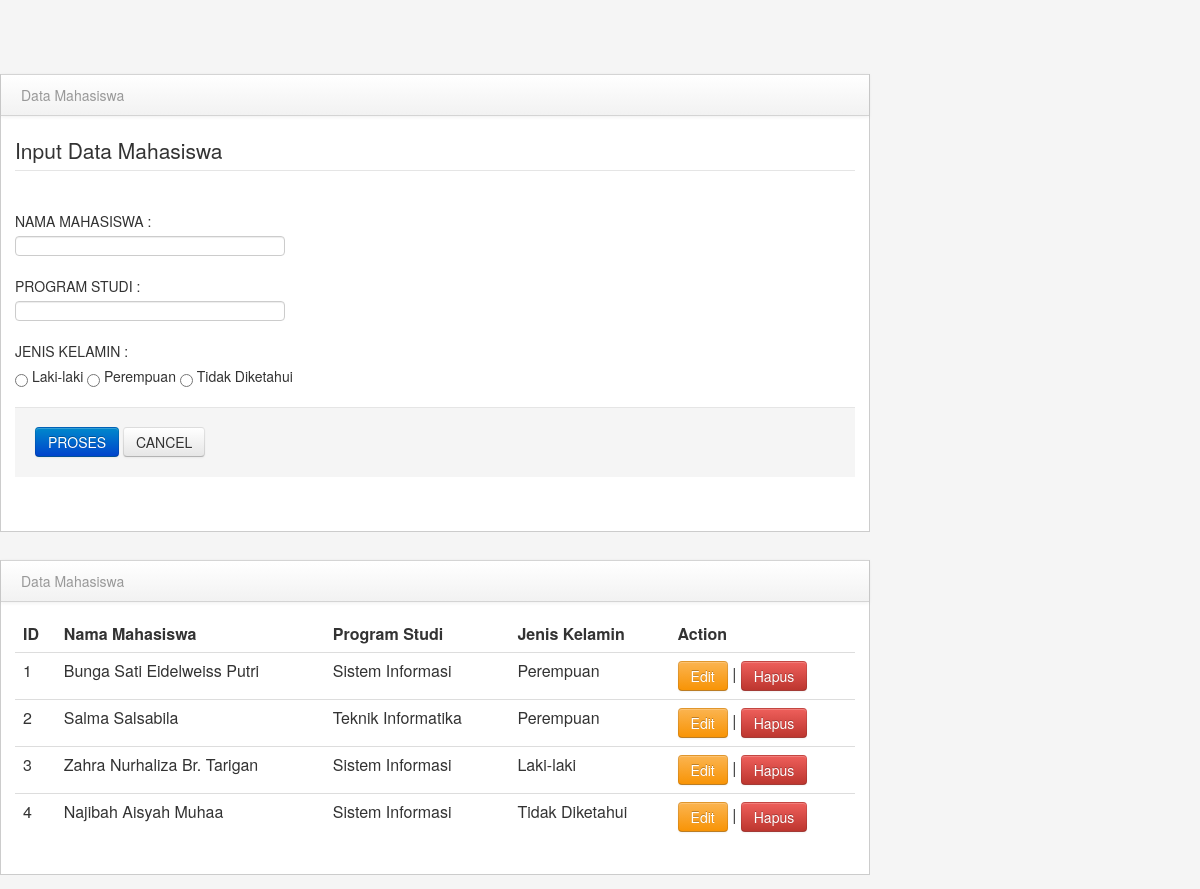
Screenshot of /pertemuan_12.php with the database file from the repository.
### tables this page shows
CREATE TABLE `mahasiswa` (
  `id` int(8) NOT NULL,
  `nama_mahasiswa` varchar(255) NOT NULL,
  `prodi` varchar(255) NOT NULL,
  `jenis_kelamin` varchar(255) NOT NULL
);

### tampilkan_data.php (called while the page is built)
<?php
    include "koneksi.php";
    $proses = mysqli_query($koneksi,"SELECT * FROM mahasiswa")
    or die (mysqli_error($koneksi));
?>

### pertemuan_12.php (the view, shortened to what this page needs)
<?php
    include "tampilkan_data.php";
    include "edit_data.php";
    $data_edit = mysqli_fetch_assoc($proses_ambil);
?>
<html>
        <link href="library/bootstrap/css/bootstrap.min.css" rel="stylesheet" media="screen">
        <link href="library/bootstrap/css/bootstrap-responsive.min.css" rel="stylesheet" media="screen">
        <link href="library/assets/styles.css" rel="stylesheet" media="screen">
    <body>
        <div class="span9" id="content">
            <div class="row-fluid">
                <div class="block">
                    <div class="navbar navbar-inner block-header">
                        <div class="muted pull-left">Data Mahasiswa</div>
                    </div>
                    <div class="block-content collapse in">
                        <div class="span12">
                            <?php
                                if (isset($_GET['id']) && $_GET['id'] != ''){
                            ?>
                                <form action="edit_data.php?id=<?php echo $data_edit['id'] ?>&proses=1" method="POST">
                            <?php
                                }else {
                            ?>
                                <form action="proses_pertemuan_12.php" method="POST">
                            <?php
                                }
                            ?>
                              <fieldset>
                                <legend>Input Data Mahasiswa</legend>
                                <div class="control-group">
                                    <label class="control-label" for="nama">NAMA MAHASISWA : </label>
                                    <div class="controls">
                                        <input type="text" class="input-xlarge focused" id="nama" name="nama"
                                        value="<?php if (isset($data_edit['nama_mahasiswa']) && $data_edit['nama_mahasiswa'] != "") echo $data_edit['nama_mahasiswa']; ?>">
                                    </div>
                                </div>
                                <div class="control-group">
                                    <label class="control-label" for="prodi ">PROGRAM STUDI : </label>
                                    <div class="controls">
                                        <input type="text" class="input-xlarge focused" id="prodi" name="prodi"
                                        value="<?php if (isset($data_edit['prodi']) && $data_edit['prodi'] != "") echo $data_edit['prodi'];?>">
                                    </div>
                                </div>
                                <div class="control-group">
                                    <form action="<?php echo $_SERVER["PHP_SELF"];?>" method="post">
                                        <label class="control-label" for="jenis_kelamin">JENIS KELAMIN : </label>
                                        <div class="controls">
                                            <input type="radio" name="jenis_kelamin" value="Laki-laki"> Laki-laki
                                            <input type="radio" name="jenis_kelamin" value="Perempuan"> Perempuan
                                            <input type="radio" name="jenis_kelamin" value="Tidak Diketahui"> Tidak Diketahui
                                        </div>
                                    </form>
                                </div>
                                <div class="form-actions">
                                    <button type="submit" class="btn btn-primary">PROSES</button>
                                    <button type="reset" class="btn">CANCEL</button>
                                </div>
                            </form>
                        </div>
                    </div>
                </div>
            </div>
            <div class="row-fluid">
                <div class="block">
                    <div class="navbar navbar-inner block-header">
                        <div class="muted pull-left">Data Mahasiswa</div>
                    </div>
                    <div class="block-content collapse in">
                        <div class="span12">
  							<table class="table">
						        <thead>
						        <tr>
						            <th>ID</th>
						            <th>Nama Mahasiswa</th>
						            <th>Program Studi</th>
                                    <th>Jenis Kelamin</th>
						            <th>Action</th>
						        </tr>
						        </thead>
						        <tbody>
                                <?php
                                    while($data = mysqli_fetch_assoc($proses)) {
                                ?>
						        <tr>
						            <td><?php echo $data['id'] ?></td>
						            <td><?php echo $data['nama_mahasiswa'] ?></td>
						            <td><?php echo $data['prodi'] ?></td>
                                    <td><?php echo $data['jenis_kelamin'] ?></td>
						            <td>
                                        <a class="btn btn-warning" href="pertemuan_12.php?id=<?php echo $data['id']; ?>"> Edit </a>
                                        |
                                        <a class="btn btn-danger" href="hapus_data.php?id=<?php echo $data['id']; ?>"> Hapus </a>
                                    </td>
						        </tr>
                                <?php
                                    }
                                ?>
						        </tbody>
						    </table>
                        </div>
                    </div>
                </div>
            </div>
        </div>
    </body>
</html>

### library/assets/styles.css (style rules this page uses)
body { padding-top: 0; padding-bottom: 40px; background-color: #f5f5f5; }
@media (min-width: 979px) { body { padding-top: 60px; } }
#content { margin-left:0px; }
.block { border: 1px solid #ccc; background: white; margin: 1em 0em; border-top: none; }
.block-content { margin: 1em; min-height: .25em; }
.block-header { margin-bottom: 0px; border-right: none; border-left: none; -webkit-border-radius: 0px; -moz-border-radius: 0px; border-radius: 0px; }
.block-header div { padding-top: 10px; }

### rows the page displays
mahasiswa: id "1", nama_mahasiswa "Bunga Sati Eidelweiss Putri", prodi "Sistem Informasi", jenis_kelamin "Perempuan"
mahasiswa: id "2", nama_mahasiswa "Salma Salsabila", prodi "Teknik Informatika", jenis_kelamin "Perempuan"
mahasiswa: id "3", nama_mahasiswa "Zahra Nurhaliza Br. Tarigan", prodi "Sistem Informasi", jenis_kelamin "Laki-laki"
mahasiswa: id "4", nama_mahasiswa "Najibah Aisyah Muhaa", prodi "Sistem Informasi", jenis_kelamin "Tidak Diketahui"
